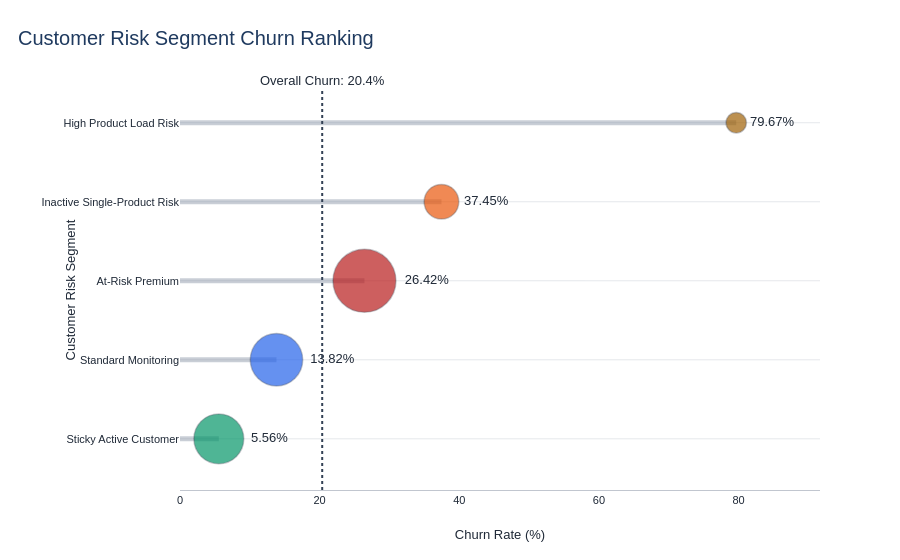

Notebook source saved alongside this figure:
### Markdown cell above
### Churn Rate by Customer Risk Segment

### Code cell
# Step 9L Upgrade: Premium Plotly Lollipop/Bubble Chart - Churn Risk Ranking by Customer Risk Segment

# -----------------------------
# 1. Create Risk Segment Churn Analysis
# -----------------------------

risk_segment_churn_plot = (
    df.groupby("Customer_Risk_Segment")
    .agg(
        Customer_Count=("CustomerId", "count"),
        Churned_Customers=("Exited", "sum"),
        Retained_Customers=("Exited", lambda x: (x == 0).sum()),
        Avg_Retention_Strength_Score=("Retention_Strength_Score", "mean"),
        Avg_Relationship_Strength=("Relationship_Strength_Index", "mean"),
        Avg_Num_Products=("NumOfProducts", "mean"),
        Avg_Balance=("Balance", "mean")
    )
    .reset_index()
)

risk_segment_churn_plot["Churn_Rate"] = (
    risk_segment_churn_plot["Churned_Customers"] /
    risk_segment_churn_plot["Customer_Count"] * 100
).round(2)

risk_segment_churn_plot["Retention_Rate"] = (
    risk_segment_churn_plot["Retained_Customers"] /
    risk_segment_churn_plot["Customer_Count"] * 100
).round(2)

for col in [
    "Avg_Retention_Strength_Score",
    "Avg_Relationship_Strength",
    "Avg_Num_Products",
    "Avg_Balance"
]:
    risk_segment_churn_plot[col] = risk_segment_churn_plot[col].round(2)

# -----------------------------
# 2. Sort by Churn Risk Ranking
# -----------------------------

risk_segment_churn_plot = risk_segment_churn_plot.sort_values(
    "Churn_Rate",
    ascending=True
).reset_index(drop=True)

overall_churn_rate = round(df["Exited"].mean() * 100, 2)

# -----------------------------
# 3. Premium Color System
# -----------------------------

risk_segment_colors = {
    "At-Risk Premium": "#B91C1C",
    "Inactive Single-Product Risk": "#EA580C",
    "High Product Load Risk": "#A16207",
    "Standard Monitoring": "#2563EB",
    "Sticky Active Customer": "#059669"
}

risk_segment_churn_plot["Segment_Color"] = (
    risk_segment_churn_plot["Customer_Risk_Segment"]
    .map(risk_segment_colors)
    .fillna("#64748B")
)

# Bubble size based on customer count
risk_segment_churn_plot["Bubble_Size"] = (
    risk_segment_churn_plot["Customer_Count"] /
    risk_segment_churn_plot["Customer_Count"].max() * 45
) + 18

# -----------------------------
# 4. Create Premium Lollipop Chart
# -----------------------------

fig = go.Figure()

# Horizontal lollipop lines
for _, row in risk_segment_churn_plot.iterrows():
    fig.add_trace(
        go.Scatter(
            x=[0, row["Churn_Rate"]],
            y=[row["Customer_Risk_Segment"], row["Customer_Risk_Segment"]],
            mode="lines",
            line=dict(
                color="rgba(100, 116, 139, 0.35)",
                width=5
            ),
            hoverinfo="skip",
            showlegend=False
        )
    )

# Bubble markers
fig.add_trace(
    go.Scatter(
        x=risk_segment_churn_plot["Churn_Rate"],
        y=risk_segment_churn_plot["Customer_Risk_Segment"],
        mode="markers+text",
        text=risk_segment_churn_plot["Churn_Rate"].astype(str) + "%",
        textposition="middle right",
        marker=dict(
            size=risk_segment_churn_plot["Bubble_Size"],
            color=risk_segment_churn_plot["Segment_Color"],
            line=dict(
                color="rgba(15, 23, 42, 0.35)",
                width=1.5
            )
        ),
        customdata=risk_segment_churn_plot[
            [
                "Customer_Count",
                "Churned_Customers",
                "Retained_Customers",
                "Retention_Rate",
                "Avg_Retention_Strength_Score",
                "Avg_Relationship_Strength",
                "Avg_Num_Products",
                "Avg_Balance"
            ]
        ],
        hovertemplate=(
            "<b>Customer Risk Segment:</b> %{y}<br>"
            "<b>Churn Rate:</b> %{x:.2f}%<br>"
            "<b>Retention Rate:</b> %{customdata[3]:.2f}%<br>"
            "<b>Customer Count:</b> %{customdata[0]:,.0f}<br>"
            "<b>Churned Customers:</b> %{customdata[1]:,.0f}<br>"
            "<b>Retained Customers:</b> %{customdata[2]:,.0f}<br>"
            "<b>Avg Retention Score:</b> %{customdata[4]:.2f}<br>"
            "<b>Avg Relationship Strength:</b> %{customdata[5]:.2f}<br>"
            "<b>Avg Products:</b> %{customdata[6]:.2f}<br>"
            "<b>Avg Balance:</b> %{customdata[7]:,.2f}"
            "<extra></extra>"
        ),
        showlegend=False
    )
)

# Overall churn reference line
fig.add_vline(
    x=overall_churn_rate,
    line_dash="dot",
    line_color="#334155",
    annotation_text=f"Overall Churn: {overall_churn_rate:.1f}%",
    annotation_position="top"
)

fig = apply_premium_plotly_layout(
    fig,
    title="Customer Risk Segment Churn Ranking",
    x_title="Churn Rate (%)",
    y_title="Customer Risk Segment",
    height=560,
    showlegend=False
)

fig.update_layout(
    margin=dict(l=180, r=80, t=90, b=70),
    xaxis=dict(
        range=[0, max(risk_segment_churn_plot["Churn_Rate"].max() + 12, overall_churn_rate + 12)]
    )
)

fig.show()

risk_segment_churn_plot.drop(columns=["Segment_Color", "Bubble_Size"])

### Figure 1 — Plotly figure (JSON) as saved in the notebook; plotly's stock layout.template omitted (floating-point values rounded to 4 significant figures)
{"data": [{"hoverinfo": "skip", "line": {"color": "rgba(100, 116, 139, 0.35)", "width": 5}, "mode": "lines", "showlegend": false, "type": "scatter", "x": [0, 5.56], "y": ["Sticky Active Customer", "Sticky Active Customer"]}, {"hoverinfo": "skip", "line": {"color": "rgba(100, 116, 139, 0.35)", "width": 5}, "mode": "lines", "showlegend": false, "type": "scatter", "x": [0, 13.82], "y": ["Standard Monitoring", "Standard Monitoring"]}, {"hoverinfo": "skip", "line": {"color": "rgba(100, 116, 139, 0.35)", "width": 5}, "mode": "lines", "showlegend": false, "type": "scatter", "x": [0, 26.42], "y": ["At-Risk Premium", "At-Risk Premium"]}, {"hoverinfo": "skip", "line": {"color": "rgba(100, 116, 139, 0.35)", "width": 5}, "mode": "lines", "showlegend": false, "type": "scatter", "x": [0, 37.45], "y": ["Inactive Single-Product Risk", "Inactive Single-Product Risk"]}, {"hoverinfo": "skip", "line": {"color": "rgba(100, 116, 139, 0.35)", "width": 5}, "mode": "lines", "showlegend": false, "type": "scatter", "x": [0, 79.67], "y": ["High Product Load Risk", "High Product Load Risk"]}, {"customdata": [[2446.0, 136.0, 2310.0, 94.44, 83.75, 86.31, 2.0, 51850.0], [2641.0, 365.0, 2276.0, 86.18, 53.43, 62.16, 1.5, 53800.0], [3452.0, 912.0, 2540.0, 73.58, 55.39, 60.52, 1.33, 113800.0], [1279.0, 479.0, 800.0, 62.55, 24.27, 40.55, 1.0, 72970.0], [182.0, 145.0, 37.0, 20.33, 44.45, 46.07, 3.16, 54040.0]], "hovertemplate": "<b>Customer Risk Segment:</b> %{y}<br><b>Churn Rate:</b> %{x:.2f}%<br><b>Retention Rate:</b> %{customdata[3]:.2f}%<br><b>Customer Count:</b> %{customdata[0]:,.0f}<br><b>Churned Customers:</b> %{customdata[1]:,.0f}<br><b>Retained Customers:</b> %{customdata[2]:,.0f}<br><b>Avg Retention Score:</b> %{customdata[4]:.2f}<br><b>Avg Relationship Strength:</b> %{customdata[5]:.2f}<br><b>Avg Products:</b> %{customdata[6]:.2f}<br><b>Avg Balance:</b> %{customdata[7]:,.2f}<extra></extra>", "marker": {"color": ["#059669", "#2563EB", "#B91C1C", "#EA580C", "#A16207"], "line": {"color": "rgba(15, 23, 42, 0.35)", "width": 1.5}, "size": [49.89, 52.43, 63.0, 34.67, 20.37]}, "mode": "markers+text", "showlegend": false, "text": ["5.56%", "13.82%", "26.42%", "37.45%", "79.67%"], "textposition": "middle right", "type": "scatter", "x": [5.56, 13.82, 26.42, 37.45, 79.67], "y": ["Sticky Active Customer", "Standard Monitoring", "At-Risk Premium", "Inactive Single-Product Risk", "High Product Load Risk"]}], "layout": {"annotations": [{"showarrow": false, "text": "Overall Churn: 20.4%", "x": 20.37, "xanchor": "center", "xref": "x", "y": 1, "yanchor": "bottom", "yref": "y domain"}], "height": 560, "margin": {"b": 70, "l": 180, "r": 80, "t": 90}, "shapes": [{"line": {"color": "#334155", "dash": "dot"}, "type": "line", "x0": 20.37, "x1": 20.37, "xref": "x", "y0": 0, "y1": 1, "yref": "y domain"}], "showlegend": false, "title": {"text": "Customer Risk Segment Churn Ranking"}, "uniformtext": {"minsize": 10, "mode": "hide"}, "xaxis": {"linecolor": "rgba(79, 93, 117, 0.35)", "linewidth": 1, "range": [0, 91.67], "showline": true, "tickangle": 0, "title": {"text": "Churn Rate (%)"}}, "yaxis": {"showline": false, "title": {"text": "Customer Risk Segment"}}}}
